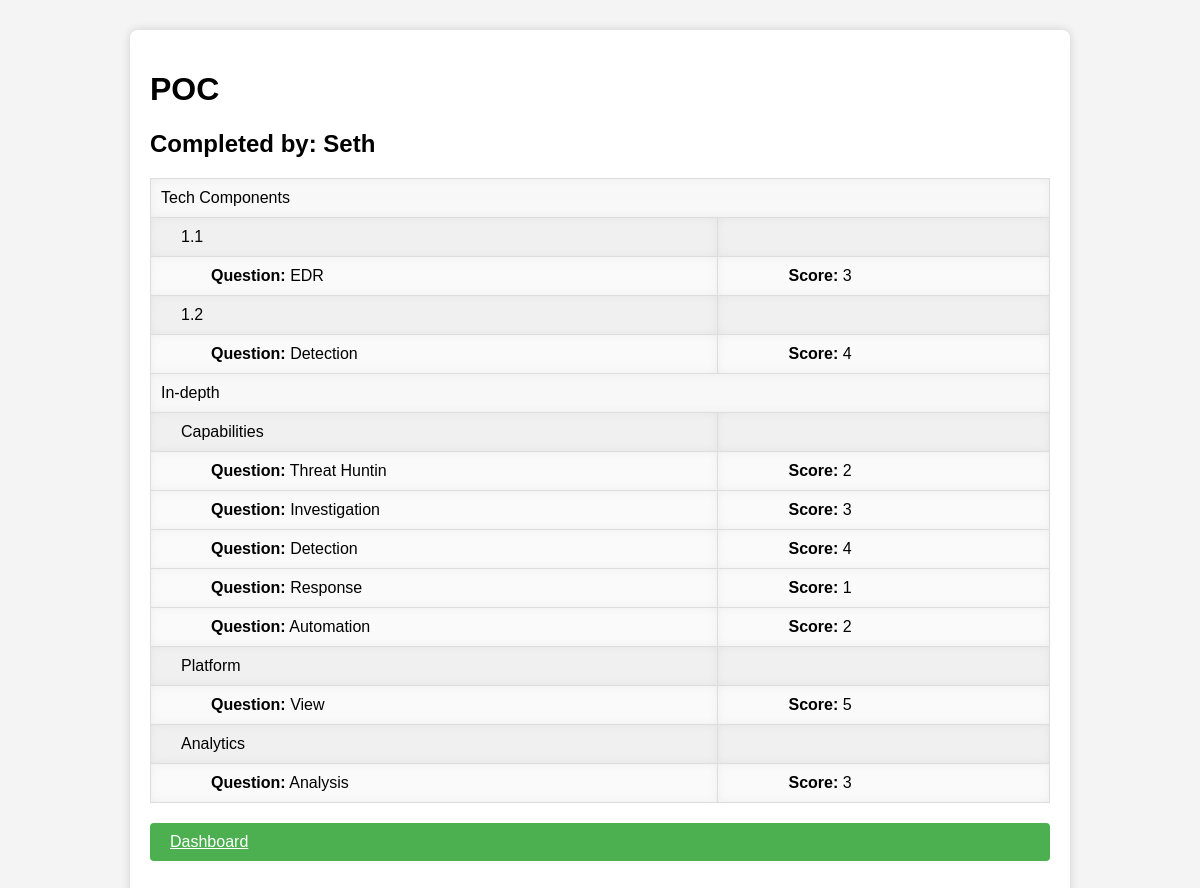
/admin_dashboard/14/, run on the app's committed database.
### formapp/models.py (models this page shows)
class FormAssignment(models.Model):
    form = models.ForeignKey(Form, on_delete=models.CASCADE)
    employee = models.ForeignKey(Employee, on_delete=models.CASCADE)
    responses = models.ManyToManyField(Response)  # Add this line
    completed = models.BooleanField(default=False)

class Form(models.Model):
    title = models.CharField(max_length=200)
    creator = models.ForeignKey(User, on_delete=models.CASCADE)
    creation_date = models.DateTimeField(auto_now_add=True)
    assigned_employees = models.ManyToManyField(Employee, through='FormAssignment')
    is_draft = models.BooleanField(default=False)  # New field
    total_score = models.DecimalField(max_digits=5, decimal_places=2, default=0.0)  # New field to store the overall form score

class Employee(models.Model):
    user = models.OneToOneField(User, on_delete=models.CASCADE)

class Section(models.Model):
    title = models.CharField(max_length=200)
    form = models.ForeignKey(Form, on_delete=models.CASCADE)
    order = models.IntegerField()  # For ordering the sections
    weight = models.DecimalField(max_digits=5, decimal_places=2, default=0.0)  # New field to store the weight of the section
    score = models.DecimalField(max_digits=5, decimal_places=2, default=0.0)  # New field to store the score of the section

class Subsection(models.Model):
    title = models.CharField(max_length=200)
    section = models.ForeignKey(Section, on_delete=models.CASCADE)
    order = models.IntegerField()  # For ordering the subsections within a section
    weight = models.DecimalField(max_digits=5, decimal_places=2, default=0.0)  # New field to store the weight of the subsection
    score = models.DecimalField(max_digits=5, decimal_places=2, default=0.0)  # New field to store the score of the subsection

class Question(models.Model):
    text = models.CharField(max_length=200)
    subsection = models.ForeignKey(Subsection, on_delete=models.CASCADE, null=True)
    order = models.IntegerField()  # For ordering the questions within a subsection
    weight = models.DecimalField(max_digits=5, decimal_places=2, default=0.0)  # New field to store the weight of the question

class Response(models.Model):
    assignment = models.ForeignKey('FormAssignment', on_delete=models.CASCADE)
    question = models.ForeignKey(Question, on_delete=models.CASCADE)
    response = models.TextField()
    score = models.IntegerField(null=True, blank=True)  # Field to hold the score, allowing null or blank values

### formapp/views.py (the view)
# urls.py: path('admin_dashboard/<int:assignment_id>/', views.assignment_detail, name='assignment_detail'),
def assignment_detail(request, assignment_id):
    assignment = get_object_or_404(FormAssignment, pk=assignment_id)
    question_responses = []
    for question in Question.objects.filter(subsection__section__form=assignment.form):
        try:
            response = Response.objects.get(assignment=assignment, question=question)
            question_responses.append({
                'question': question,
                'response': response,
            })
        except Response.DoesNotExist:
            continue
    context = {
        "assignment": assignment,
        "question_responses": question_responses,
    }
    return render(request, 'formapp/assignment_detail.html', context)

### formapp/templates/formapp/assignment_detail.html
{% load static %}
{% block content %}
    <div class="container">
        <h1 class="my-4">{{ assignment.form.title }}</h1>
        <h2 class="mb-4">Completed by: {{ assignment.employee.user.username }}</h2>
        <table id="sections" class="table table-striped">
            {% for section in assignment.form.section_set.all %}
                <tr class="section">
                    <td colspan="2">{{ section.title }}</td>
                </tr>
                {% for subsection in section.subsection_set.all %}
                    <tr class="subsection">
                        <td style="padding-left: 30px;">{{ subsection.title }}</td>
                        <td></td>
                    </tr>
                    {% for question_response in question_responses %}
                        {% if question_response.question.subsection == subsection %}
                            <tr class="question">
                                <td style="padding-left: 60px;"><strong>Question:</strong> {{ question_response.question.text }}</td>
                                <td>
                                    {% if question_response.response.score %}
                                        <strong>Score:</strong> {{ question_response.response.score }}
                                    {% endif %}
                                </td>
                            </tr>
                        {% endif %}
                    {% endfor %}
                {% endfor %}
            {% endfor %}
        </table>
        <a href="{% url 'admin_dashboard' %}" role="button" class="btn btn-dashboard btn-secondary">Dashboard</a>
    </div>
{% endblock %}
{% block css %}
    <link rel="stylesheet" href="{% static 'formapp/assignment_detail.css' %}">
{% endblock %}

### formapp/static/formapp/assignment_detail.css (style rules this page uses)
.container { max-width: 900px; margin: 30px auto; padding: 20px; background-color: white; border-radius: 8px; box-shadow: 0 0 10px rgba(0, 0, 0, 0.15); align-items: flex-start; }
table { width: 100%; border-collapse: collapse; border: 1px solid #ddd; }
th, td { padding: 10px; border: 1px solid #ddd; transition: background-color 0.3s ease; }
.section td { background-color: #f8f8f8; box-shadow: 0 0 10px rgba(0, 0, 0, 0.05) inset; }
.subsection td { background-color: #f0f0f0; padding-left: 40px; box-shadow: 0 0 10px rgba(0, 0, 0, 0.05) inset; }
.question td { background-color: #fafafa; padding-left: 70px; box-shadow: 0 0 10px rgba(0, 0, 0, 0.05) inset; }
.btn-dashboard { display: block; margin: 20px 0; background-color: #4CAF50; color: white; padding: 10px 20px; border: none; border-radius: 4px; cursor: pointer; font-size: 1em; transition: background-color 0.3s ease; }

### data on the page
FormAssignment: form "POC", employee.user.username "Seth"
Section: title "Tech Components"
Subsection: title "1.1"
Question: question.text "EDR", response.score "3"
Subsection: title "1.2"
Question: question.text "Detection", response.score "4"
Section: title "In-depth"
Subsection: title "Capabilities"
Question: question.text "Threat Huntin", response.score "2"
Question: question.text "Investigation", response.score "3"
Question: question.text "Detection", response.score "4"
Question: question.text "Response", response.score "1"
Question: question.text "Automation", response.score "2"
Subsection: title "Platform"
Question: question.text "View", response.score "5"
Subsection: title "Analytics"
Question: question.text "Analysis", response.score "3"
